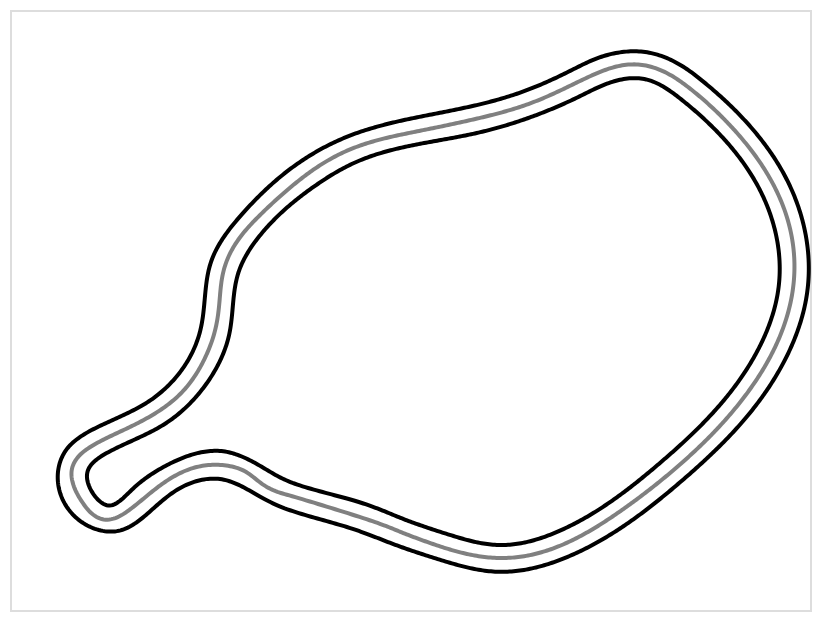

The cell this chart's notebook holds for it:
### Code cell
with open('/Users/pau_matas/Desktop/DPA-visualization-tool/data/info.json') as f:
    info = json.load(f)

run = Run('/Users/pau_matas/Desktop/DPA-visualization-tool/data/TILK-E:420/420_Run0.csv', info['TILK-E:420'])
lapA = run.laps[0]
lapB = run.laps[1]

circuit = CircuitChart(seed = 420)
circuit.chart()

### Figure 1 — Vega-Lite specification as saved in the notebook (floating-point values rounded to 4 significant figures; data arrays with more than 128 entries replaced by an {"elided": "..."} marker saying what was removed)
{"config": {"view": {"continuousWidth": 400, "continuousHeight": 300}}, "data": {"name": "data-d7a4391dcc84d042480f54879760294f"}, "mark": "line", "encoding": {"color": {"field": "curve", "legend": null, "scale": {"domain": ["interior", "middle", "exterior", "lapA", "lapB"], "range": ["black", "grey", "black", "#4E79A7", "#F28E2B"]}, "type": "nominal"}, "detail": {"field": "curve", "type": "nominal"}, "order": {"field": "index", "type": "ordinal"}, "x": {"axis": null, "field": "x", "type": "quantitative"}, "y": {"axis": null, "field": "y", "type": "quantitative"}}, "$schema": "https://vega.github.io/schema/vega-lite/v4.17.0.json", "datasets": {"data-d7a4391dcc84d042480f54879760294f": {"elided": "3000 records"}}}
